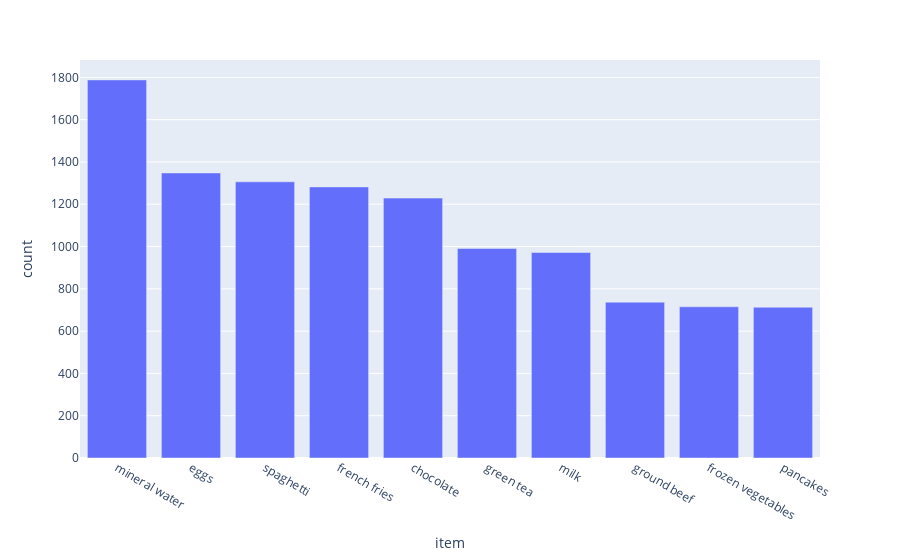

The notebook cell this image was saved under:
### Code cell
px.bar(item_count_df.sort_values(by = 'count', ascending = False).iloc[0:10,], x = 'item', y = 'count')

### Figure 1 — Plotly figure (JSON) as saved in the notebook; plotly's stock layout.template omitted (floating-point values rounded to 4 significant figures)
{"data": [{"alignmentgroup": "True", "hovertemplate": "item=%{x}<br>count=%{y}<extra></extra>", "legendgroup": "", "marker": {"color": "#636efa", "pattern": {"shape": ""}}, "name": "", "offsetgroup": "", "orientation": "v", "showlegend": false, "textposition": "auto", "type": "bar", "x": ["mineral water", "eggs", "spaghetti", "french fries", "chocolate", "green tea", "milk", "ground beef", "frozen vegetables", "pancakes"], "xaxis": "x", "y": [1788, 1348, 1306, 1282, 1229, 991, 972, 737, 715, 713], "yaxis": "y"}], "layout": {"barmode": "relative", "legend": {"tracegroupgap": 0}, "margin": {"t": 60}, "xaxis": {"anchor": "y", "domain": [0, 1], "title": {"text": "item"}}, "yaxis": {"anchor": "x", "domain": [0, 1], "title": {"text": "count"}}}}
